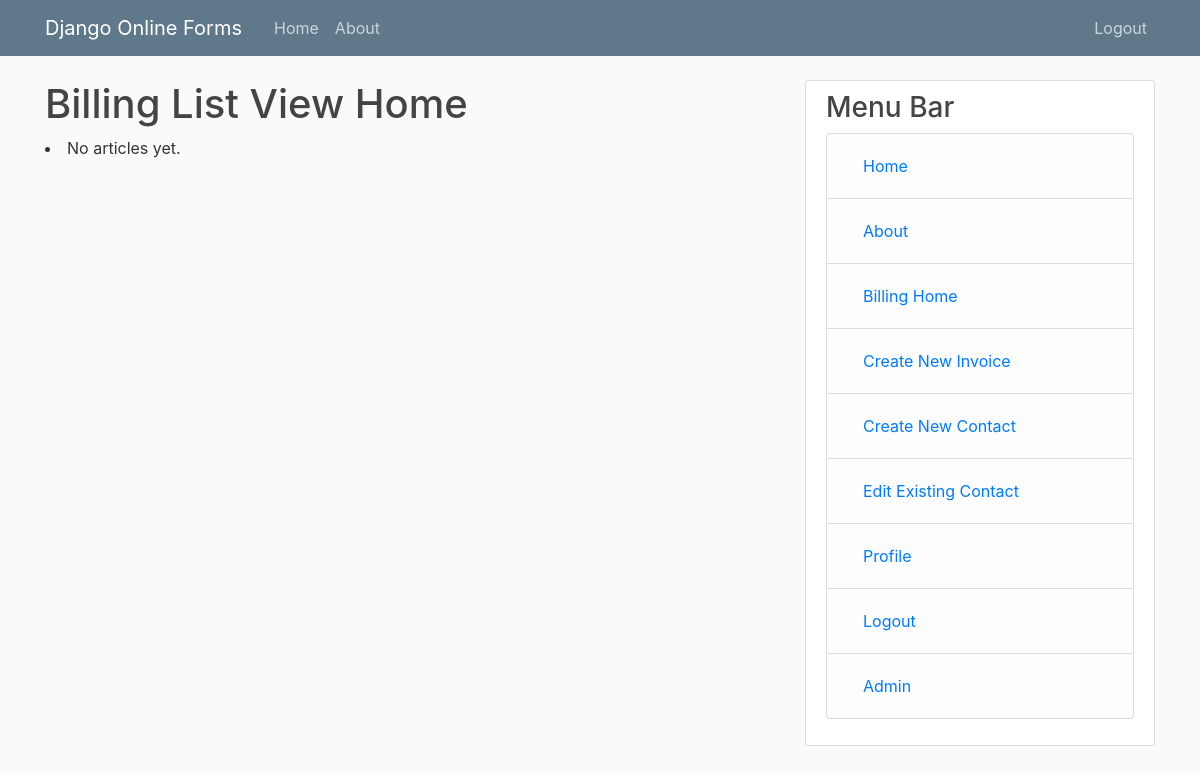
The app's page /billing/ (signed in), older data.
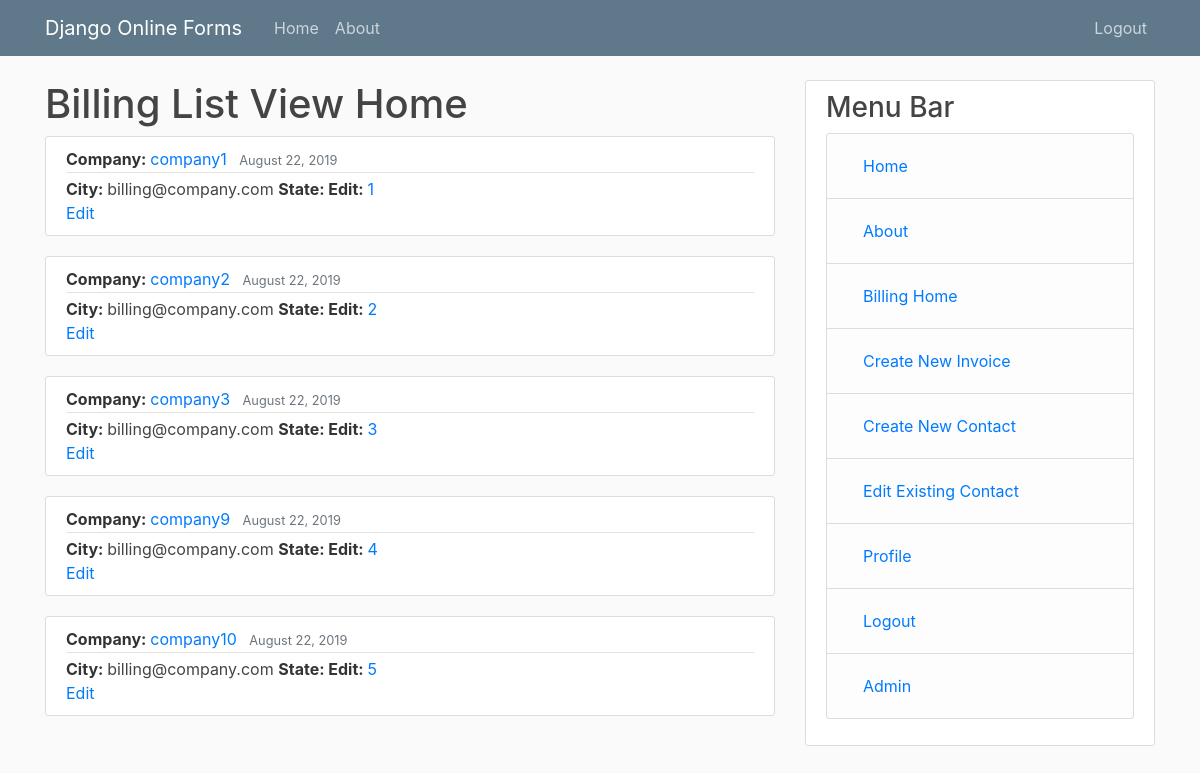
The same page, newer data.
### billing/models.py (models this page shows)
class BillHeader(models.Model):
    user = models.ForeignKey(User, on_delete = models.CASCADE, related_name = "user")
    date_created = models.DateTimeField(auto_now_add = True)
    date_submitted = models.DateTimeField(auto_now_add = False, null=True) # update when submitted
    submitted = models.BooleanField(default=False) # update when submitted
    company_name = models.CharField(max_length = 100)
    street_address = models.CharField(max_length = 100, default = "123 Internet Street")
    city = models.CharField(max_length = 100, default = "Downtown")
    state = models.CharField(max_length = 2, default = "CA", choices = STATE_CHOICES)
    phone = models.CharField(max_length = 10, default = "7601234567")
    email = models.EmailField(max_length = 100, default = "billing@company.com")

### billing/views.py (the view)
# urls.py: path('', views.BillListView.as_view(), name = 'billinghome')
@method_decorator(login_required, name = 'dispatch')
class BillListView(ListView):
    model = BillHeader
    paginate_by = 5  # if pagination is desired
    template_name = 'billing/billinghome.html'
    def get_context_data(self, **kwargs):
        context = super().get_context_data(**kwargs)
        context['now'] = timezone.now()
        context['title'] = 'Billing List View Home'
        return context
    def get_queryset(self):
        queryset = BillHeader.objects.filter(user = self.request.user)
        return queryset

### billing/templates/billing/billinghome.html (shortened to what this page needs)
{% extends "mainapp/base.html" %}
{% block content %}
    <h1>{{ title }}</h1>
    {% for post in object_list %}
        <article class="media content-section">
            <div class="media-body">
                <div class="article-metadata">
                <b>Company: </b>  <a class="mr-2" href="#">{{ post.company_name }}</a>
                <small class="text-muted">{{ post.date_created | date:"F d, Y" }}</small>
                </div>
                <b>City: </b>  <a class="article-title" href="#">{{ post.email }}</a>
                <b>State: </b>  <a class="article-content">{{ post.age }}</a>
                <b>Edit: </b>  <a class="article-content" href="{{ post.id }}/detail">{{ post.id }}</a>
                <br>
                <a class="article-content" href="{{ post.id }}/edit">Edit</a>
            </div>
        </article>
    {% empty %}
        <li>No articles yet.</li>
    {% endfor %}
{% endblock content %}

### mainapp/templates/mainapp/base.html (shortened to what this page needs)
{% load static %}
<!DOCTYPE html>
<html>
<head>
    <link href="https://stackpath.bootstrapcdn.com/bootstrap/4.3.1/css/bootstrap.min.css" rel="stylesheet">
    <link rel="stylesheet" type="text/css" href="{% static 'mainapp/main.css' %}">
</head>
<body>
    <header class="site-header">
        <nav class="navbar navbar-expand-md navbar-dark bg-steel fixed-top">
          <div class="container">
            <a class="navbar-brand mr-4" href="{% url 'home' %}">Django Online Forms</a>
            <div class="collapse navbar-collapse" id="navbarToggle">
              <div class="navbar-nav mr-auto">
                <a class="nav-item nav-link" href="{% url 'home' %}">Home</a>
                <a class="nav-item nav-link" href="{% url 'about' %}">About</a>
              </div>
              <div class="navbar-nav">
                {% if user.is_authenticated %}
                <a class="nav-item nav-link" href="{% url 'logout' %}">Logout</a>
                {% else %}
                <a class="nav-item nav-link" href="{% url 'login' %}">Login</a>
                <a class="nav-item nav-link" href="{% url 'register' %}">Register</a>
                {% endif %}
              </div>
            </div>
          </div>
        </nav>
      </header>
    <main role="main" class="container">
      <div class="row">
        <div class="col-md-8">
          {% block content %}{% endblock %}
        </div>
        <div class="col-md-4">
          <div class="content-section">
            <h3>Menu Bar</h3>
              <ul class="list-group">
                <li class="list-group-item list-group-item-light"><a class="nav-item nav-link" href="{% url 'home' %}">Home</a></li>
                <li class="list-group-item list-group-item-light"><a class="nav-item nav-link" href="{% url 'about' %}">About</a></li>
                {% if user.is_authenticated %}
                <li class="list-group-item list-group-item-light"><a class="nav-item nav-link" href="{% url 'billinghome' %}">Billing Home</a></li>
                <li class="list-group-item list-group-item-light"><a class="nav-item nav-link" href="{% url 'createinvoice' %}">Create New Invoice</a></li>
                <li class="list-group-item list-group-item-light"><a class="nav-item nav-link" href="{% url 'createcontact' %}">Create New Contact</a></li>
                <li class="list-group-item list-group-item-light"><a class="nav-item nav-link" href="{% url 'home' %}">Edit Existing Contact</a></li>
                <li class="list-group-item list-group-item-light"><a class="nav-item nav-link" href="{% url 'profile' %}">Profile</a></li>
                <li class="list-group-item list-group-item-light"><a class="nav-item nav-link" href="{% url 'logout' %}">Logout</a></li>
                {% else %}
                <li class="list-group-item list-group-item-light"><a class="nav-item nav-link" href="{% url 'login' %}">Login</a></li>
                <li class="list-group-item list-group-item-light"><a class="nav-item nav-link" href="{% url 'register' %}">Register</a></li>
                {% endif %}
                <li class="list-group-item list-group-item-light"><a class="nav-item nav-link" href="{% url 'admin:index' %}">Admin</a></li>
              </ul>
          </div>
        </div>
      </div>
    </main>
</body>
</html>

### mainapp/static/mainapp/main.css (style rules this page uses)
body { background: #fafafa; color: #333333; margin-top: 5rem; }
h1, h2, h3, h4, h5, h6 { color: #444444; }
ul { margin: 0; }
.bg-steel { background-color: #5f788a; }
.site-header .navbar-nav .nav-link { color: #cbd5db; }
.content-section { background: #ffffff; padding: 10px 20px; border: 1px solid #dddddd; border-radius: 3px; margin-bottom: 20px; }
.article-title { color: #444444; }
.article-content { white-space: pre-line; }
.article-metadata { padding-bottom: 1px; margin-bottom: 4px; border-bottom: 1px solid #e3e3e3 }

Row changes from the older to the newer data that the page shows:
added BillHeader: company_name "company1", date_created "August 22, 2019", email "billing@company.com", id "1"
added BillHeader: company_name "company2", date_created "August 22, 2019", email "billing@company.com", id "2"
added BillHeader: company_name "company3", date_created "August 22, 2019", email "billing@company.com", id "3"
added BillHeader: company_name "company9", date_created "August 22, 2019", email "billing@company.com", id "4"
added BillHeader: company_name "company10", date_created "August 22, 2019", email "billing@company.com", id "5"
Text that changed along with them:
text no longer shown: "No articles yet."
